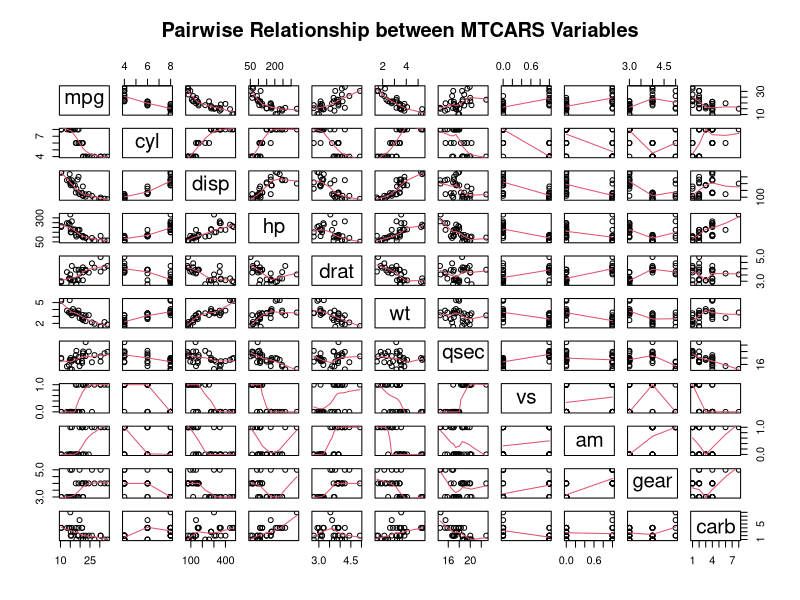
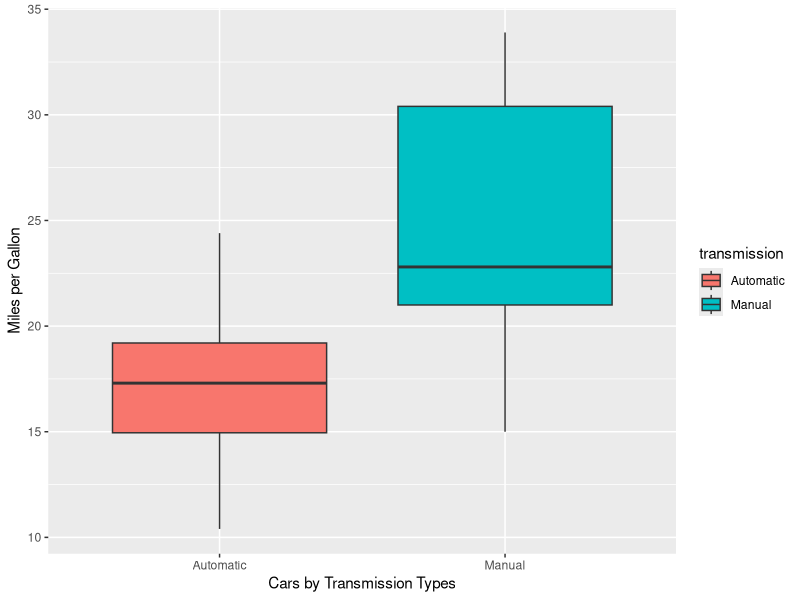
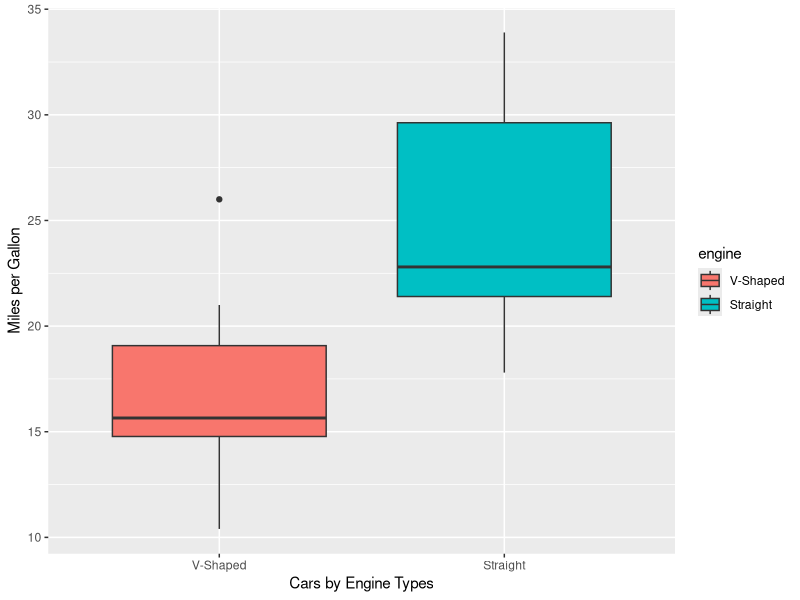
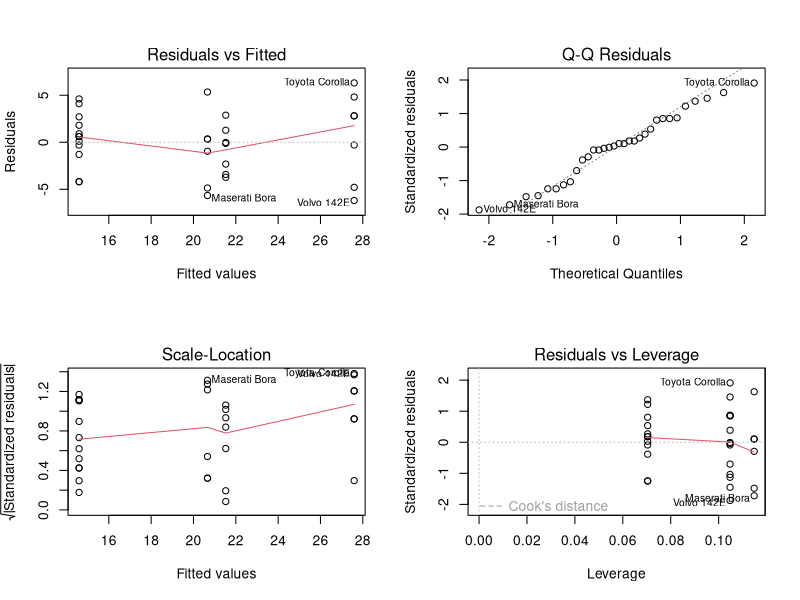

Generate these figures, in order, with R:
## ---- chunk 1
library(datasets)
data(mtcars)
summary(mtcars)
## ---- chunk 2
library(knitr)
kable(mtcars[1:32,], caption="Table Showing Automobile Types and Specifications")
## ---- chunk 3
pairs(mtcars, panel=panel.smooth, main="Pairwise Relationship between MTCARS Variables")
## ---- chunk 4
transmission<-as.factor(mtcars$am)
levels(transmission)<-c("Automatic", "Manual")
cylinder<-as.factor(mtcars$cyl)
levels(cylinder)<-c("4cyl", "6cyl","8cyl")
engine<-as.factor(mtcars$vs)
levels(engine)<-c("V-Shaped", "Straight")
GEAR<-as.factor(mtcars$gear)
CARB<-as.factor(mtcars$carb)
## ---- chunk 5
fit<-lm(mpg~am, data=mtcars)
summary(fit)
## ---- chunk 6
library(ggplot2)
g<-ggplot(mtcars, aes(x=transmission,y=mpg))
g=g+xlab("Cars by Transmission Types")
g=g+ylab("Miles per Gallon")
g=g+geom_boxplot(aes(fill=transmission))
print(g)
## ---- chunk 7
library(ggplot2)
fit1<-lm(mpg~vs, data=mtcars)
summary(fit1)
g1<-ggplot(mtcars, aes(x=engine,y=mpg))
g1=g1+xlab("Cars by Engine Types")
g1=g1+ylab("Miles per Gallon")
g1=g1+geom_boxplot(aes(fill=engine))
print(g1)
## ---- chunk 8
fit2<-lm(mpg~am+vs, data=mtcars)
summary(fit2)
## ---- chunk 9
library(car)
car::vif(fit2)
## ---- chunk 10
anova(fit, fit1, fit2)
## ---- chunk 11
par(mfrow=c(2,2))    
plot(fit2)
